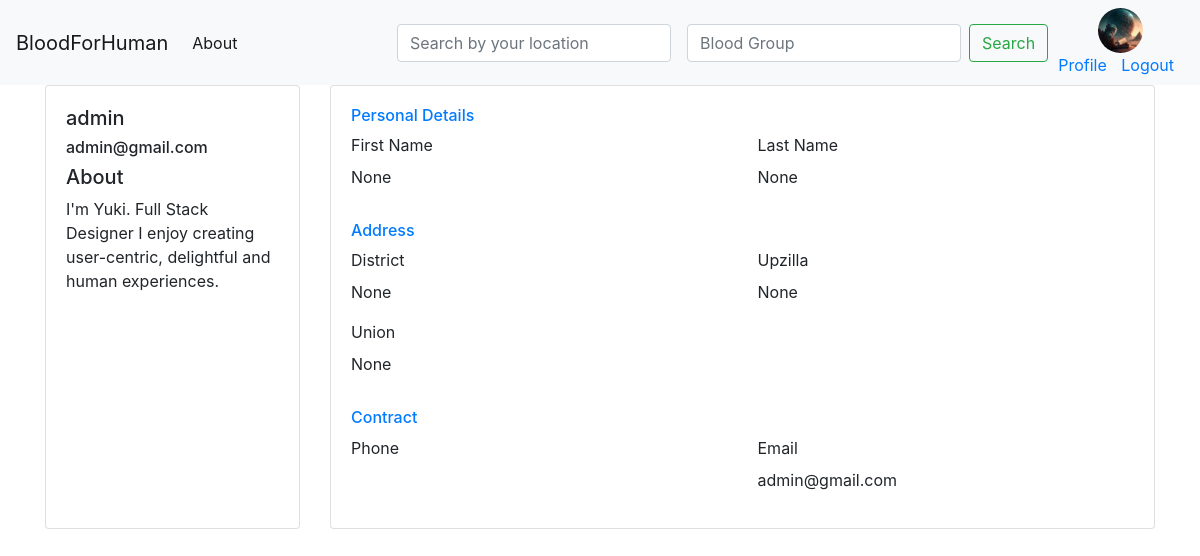
The app's page /Blood/Doner/Details/1 (signed in), older data.
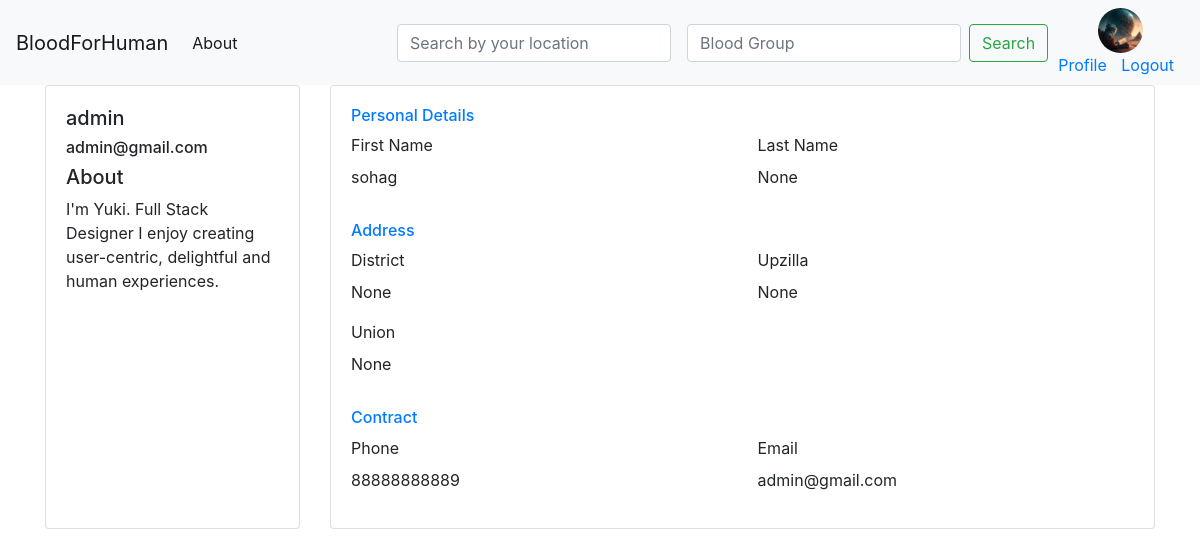
The same page, newer data.
### accounts/models.py (models this page shows, shortened)
class CustomUser(AbstractUser):
    username = models.CharField(max_length=50, unique=True)
    first_name = models.CharField(max_length=40,null=True, blank=True)
    last_name = models.CharField(max_length=40, null=True, blank=True)
    email = models.EmailField(unique=True)
    password = models.CharField(max_length=50)
    bloodgroup = models.CharField(max_length=10)
    registertime = models.DateTimeField(auto_now_add=True)
    updatetime = models.DateTimeField(auto_now=True)
    donateStatus = models.BooleanField(choices=DONATE_CHOICES, default=True, null=True, blank=True)
    district = models.CharField(max_length = 100, null=True, blank=True)
    subdistrict = models.CharField(max_length = 100, null=True, blank=True)
    union = models.CharField(max_length = 100, null=True, blank=True)
    contract = models.CharField(max_length=11)
    image = models.ImageField(upload_to='profile_images/', blank=True, null=True)
    location_track = models.CharField(max_length=500)

### Blood/views.py (the view)
# urls.py: path('Doner/Details/<int:pk>', views.DonerDetails.as_view(), name='donerdetails'),
class DonerDetails(View):
    template_name = "donerDetails.html"
    model = CustomUser
    def get(self, request, *args, **kwargs):
        pk = kwargs.get('pk')
        Doner = CustomUser.objects.get(id=pk)
        return render(request, self.template_name,{'Doner':Doner})

### Contextprocessor/context_processor.py (called while the page is built)
def profile_picture(request):
    if request.user.is_authenticated:
        profile_image = request.user.image if hasattr(request.user, 'image') else None
        print('profile_image==== context=',profile_image)
        return {'profile_image': profile_image}
    return {}

### Blood/templates/donerDetails.html (shortened to what this page needs)
{% extends "base.html" %}
{% load static %}
{% block content %}
<div class="container">
    <div class="row gutters">
    <div class="col-xl-3 col-lg-3 col-md-12 col-sm-12 col-12">
    <div class="card h-100">
        <div class="card-body">
            <div class="account-settings">
                <div class="user-profile">
                    <h5 class="user-name">{{Doner.username}}</h5>
                    <h6 class="user-email">{{Doner.email}}</h6>
                </div>
                <div class="about">
                    <h5>About</h5>
                    <p>I'm Yuki. Full Stack Designer I enjoy creating user-centric, delightful and human experiences.</p>
                </div>
            </div>
        </div>
    </div>
    </div>
    <div class="col-xl-9 col-lg-9 col-md-12 col-sm-12 col-12">
    <div class="card h-100">
        <div class="card-body">
            <div class="row gutters">
                <div class="col-xl-12 col-lg-12 col-md-12 col-sm-12 col-12">
                    <h6 class="mb-2 text-primary">Personal Details</h6>
                </div>
                <div class="col-xl-6 col-lg-6 col-md-6 col-sm-6 col-12">
                    <div class="form-group">
                        <label for="fullName">First Name</label>
                        <p class="fields">{{Doner.first_name}}</p>
                    </div>
                </div>
                <div class="col-xl-6 col-lg-6 col-md-6 col-sm-6 col-12">
                    <div class="form-group">
                        <label for="eMail">Last Name </label>
                        <p class="fields">{{Doner.last_name}}</p>
                    </div>
                </div>
            </div>
            <div class="row gutters">
                <div class="col-xl-12 col-lg-12 col-md-12 col-sm-12 col-12">
                    <h6 class="mt-3 mb-2 text-primary">Address</h6>
                </div>
                <div class="col-xl-6 col-lg-6 col-md-6 col-sm-6 col-12">
                    <div class="form-group">
                        <label for="phone">District</label>
                        <p class="fields">{{Doner.district}}</p>
                    </div>
                </div>
                <div class="col-xl-6 col-lg-6 col-md-6 col-sm-6 col-12">
                    <div class="form-group">
                        <label for="website">Upzilla</label>
                        <p class="fields">{{Doner.subdistrict}}</p>
                    </div>
                </div>
                <div class="col-xl-6 col-lg-6 col-md-6 col-sm-6 col-12">
                    <div class="form-group">
                        <label for="Street">Union</label>
                        <p class="fields">{{Doner.union}}</p>
                    </div>
                </div>
                <div class="col-xl-12 col-lg-12 col-md-12 col-sm-12 col-12">
                    <h6 class="mt-3 mb-2 text-primary">Contract</h6>
                </div>
                <div class="col-xl-6 col-lg-6 col-md-6 col-sm-6 col-12">
                    <div class="form-group">
                        <label for="Street">Phone</label>
                        <p class="fields">{{Doner.contract}}</p>
                    </div>
                </div>
                <div class="col-xl-6 col-lg-6 col-md-6 col-sm-6 col-12">
                    <div class="form-group">
                        <label for="Street">Email</label>
                        <p class="fields">{{Doner.email}}</p>
                    </div>
                </div>
        </div>
    </div>
    </div>
    </div>
    </div>
{% endblock content %}

Row changes from the older to the newer data that the page shows:
changed CustomUser "admin": first_name "None" → "sohag"; contract (not shown) → "88888888889"
